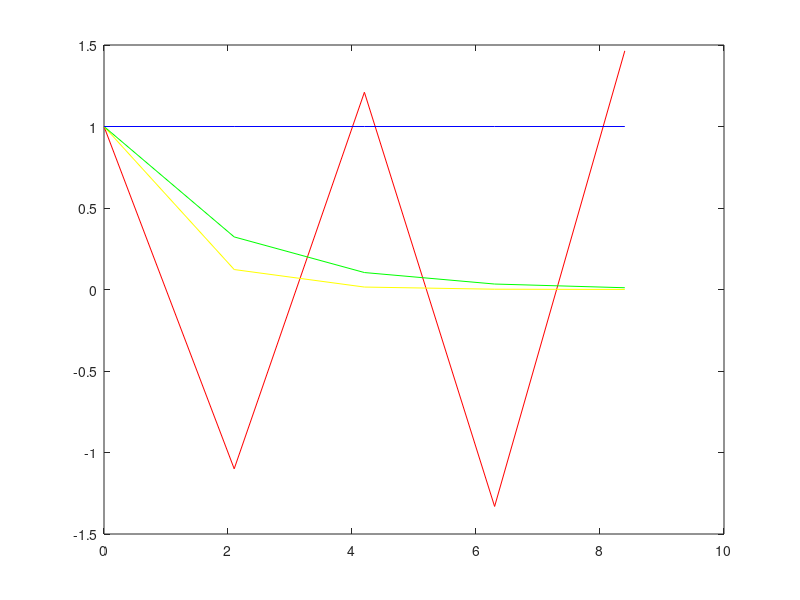

MATLAB code to generate this figure: (Note: this script raises an error after producing the figure.)
% Ayush Bisen 21105025
% Initializing constants
%y'=-y --> equation
%y(0)=1
t0=0;
y0=1;
tEnd=10;
h=2.1;
N=floor((tEnd-t0)/h);



%% Initializing solutions
T=[t0:h:tEnd]';
Y=zeros(N+1,1);
Y(1)=y0;

%% Solving using Euler's Explicit Method
for i=1:N
    fi= -Y(i);
    Y(i+1)=Y(i) + h*fi;
end

%% Plotting the results 
plot(T,Y,'-r');hold on;
Yact=exp(-T);
plot(T,Yact,'-y'); hold on;


%% Solving using Euler's Implicit Method
for i=1:N
    t=T(i)+h;
    y=fsolve(@(y) y-Y(i)+h*(y), Y(i));
    
    T(i+1)=t;
    Y(i+1)=y;
end

%% Plotiing the results

plot(T,Y,'-g');hold on;

%% Solving using Crank Nicolson Method
for i=1:N
    t=T(i)+h;
    fi= -Y(i);
    y=fsolve(@(y) y-Y(i)-h/2*(fi+y), Y(i));
    
    T(i+1)=t;
    Y(i+1)=y;
end

%% Plotting the results

plot(T,Y,'-b');

%% Solving using wRK3 method
for i=1:N
    Y1(i)=Y(i);
    k1=derivative(T(i),Y1(i));
    Y1(i)= Y1(i)+(h/3)*k1;
    k1=(-5/9)*k1+derivative(T(i)+h/3,Y1(i));
    Y1(i)=Y1(i)+(15/16)*h*k1;
    k1= (-153/128)*k1 + derivative(T(i)+3/4*h,Y1(i));
    Y(i+1) = Y1(i) + 8/15*h*k1;
end

%% Plotting the results
plot(T,Y,'-k');



